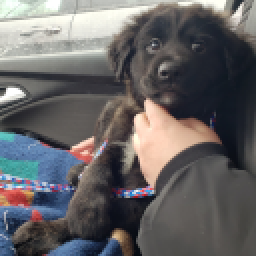
#> input picture resources/potato.png, 128 x 128 px (shown 2 times larger)
$ python img2CppHeader.py ../resources/potato.png
#> lines starting #> are read from the running program, lines starting #| are printed output that depends on the picture
import argparse
from PIL import Image
import numpy as np
import os

kImageWidth = 128
kImageHeight = 128
kImageShape = (kImageWidth, kImageHeight)

def writeCppHeader(headerPath: str, utilPath:str, rgb16: np.array):

    assert len(rgb16.shape) == 2
    width,height = rgb16.shape

    filename = os.path.splitext(os.path.basename(headerPath))[0]

    bufferName = f"k{filename.title()}"
    print(f"Creating buffer '{bufferName}' in {headerPath}...")

    outputStr = ""
    outputStr+= f"#pragma once\n\n"
    outputStr+= f"#include \"{utilPath}\"\n\n"

    outputStr+= f"FLASH_LITERAL constexpr uint16 {bufferName}[{height}][{width}] = {{\n"

    pixelsPerRow = 16
    pixelStrs = [ ", ".join(f"0x{rbg:04X}" for rbg in pixelRow) for pixelRow in rgb16.reshape(-1, pixelsPerRow) ]

    outputStr+= "\t" + ",\n\t".join(pixelStrs) + "\n"

    outputStr+= f"}};\n"

    with open(headerPath, 'w') as header:
        header.write(outputStr)

def main():
    argParser = argparse.ArgumentParser()

    argParser.add_argument("image", action="store", help=f"specify input image file to convert")
    argParser.add_argument("--output", required=False, action="store", help=f"specify output header file to save")
    argParser.add_argument("--util", required=False, action="store", help=f"specify the path the util.h file to include in output file", default="../util.h")

    args = argParser.parse_args()

    imgPath = args.image
    utilPath = args.util
    outputFilePath = args.output or f"{os.path.splitext(imgPath)[0]}.h"

    print(f"Converting: '{imgPath}' to: '{outputFilePath}' with utilPath: '{utilPath}'...")

    # read in file
    with Image.open(imgPath) as img:

        # resize image to correct size
#> img is the input picture: PIL image 128x128 RGB; mean R, G, B 101.7, 99.9, 101.2
        img = img.resize(kImageShape, resample=Image.LANCZOS)

        # convert into 888 rgb 32 bit array
        img = img.convert("RGB")
        rgb32 = np.asarray(img)

    # convert to 16bit 565 color
    rgb16 = np.array([
        (np.uint16((r >> 3) & 0x1F) << 11) |
        (np.uint16((g >> 2) & 0x3F) <<  5) |
        (np.uint16((b >> 3) & 0x1F) <<  0)

        for r,g,b in rgb32.reshape(-1, 3)
    ], dtype=np.uint16).reshape(*kImageShape)
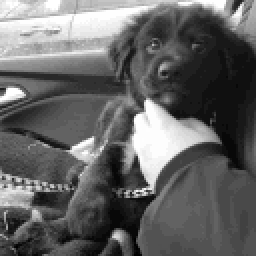
#> rgb16: shape (128, 128) uint16 (shown 2 times larger); min 65, max 65535, mean 25912.6; drawn with min black and max white

    # output to file
    writeCppHeader(outputFilePath, utilPath, rgb16)


if __name__ == "__main__":
    main()
